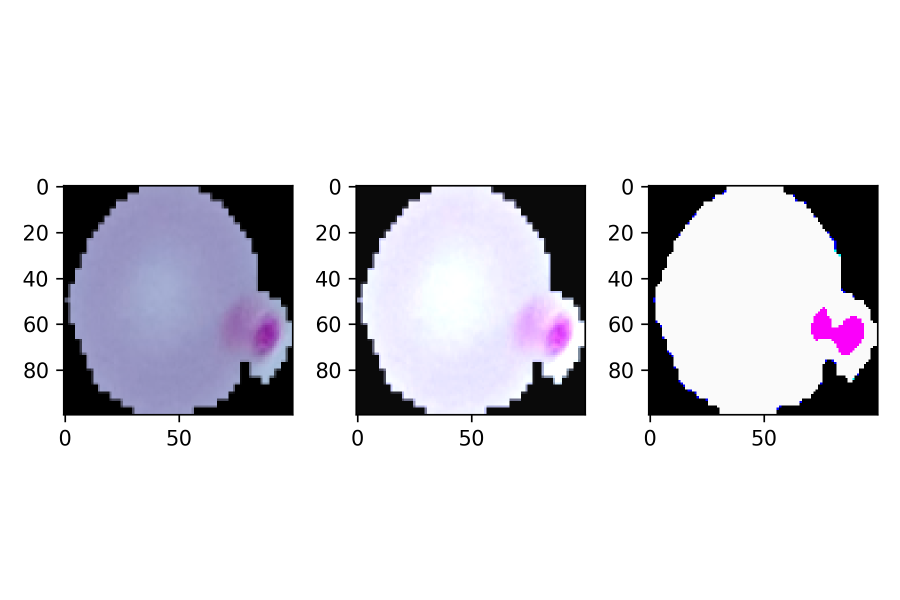
#> input picture contrast.png, 1800 x 1200 px (shown at 1/2 size)
$ python -i feature_engineering.py   (imports and definitions only)   (older library calls are emulated)
#> lines starting #> are read from the running program, lines starting #| are printed output that depends on the picture; after the words box and inside, x2 and y2 are one past the last pixel; in counts of white or black regions, pixels touching at a corner belong together
import cv2
import numpy as np
from sklearn.cluster import KMeans

from preprocessing import PreProcessing
class FeatureEngineering:

    def __init__(self):
        self.PP = PreProcessing()

    def find_contours_and_centers(self,img_input):
        try:
            img, contours_raw, hierarchy = cv2.findContours(img_input, cv2.RETR_TREE,cv2.CHAIN_APPROX_SIMPLE)
        except:
            contours_raw, hierarchy = cv2.findContours(img_input, cv2.RETR_TREE,cv2.CHAIN_APPROX_SIMPLE)
        contours = [i for i in contours_raw]
        contour_centers = []

        for idx, c in enumerate(contours):
            M = cv2.moments(c)
            try:
                cX = int(M["m10"] / M["m00"])
                cY = int(M["m01"] / M["m00"])
            except:
                cX = int(M["m10"] / (M["m00"] + 0.0001))
                cY = int(M["m01"] / (M["m00"] + 0.0001))
            samp_bounds = cv2.boundingRect(c)
            contour_centers.append(((cX,cY), samp_bounds))
        contour_centers = sorted(contour_centers, key=lambda x: x[0])

        return (contours, contour_centers)

    def sortresponse1(self,kp1):
        return kp1[0].response

    # [52 lines left out: functions calculate_histogram, kmeans, surf_features, not called in this run]

>>> import cv2
>>> picture = cv2.imread('../contrast.png', cv2.IMREAD_GRAYSCALE)
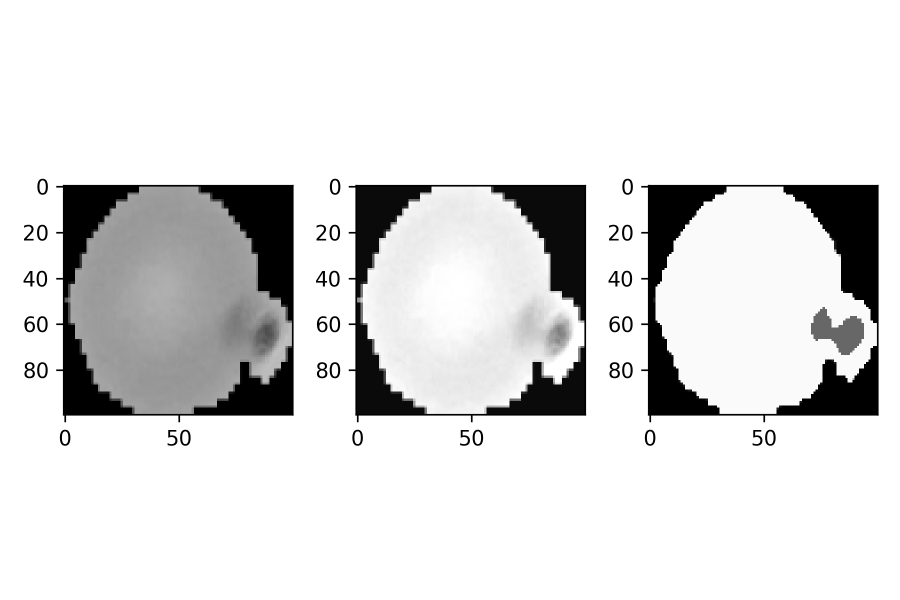
#> picture: shape (1200, 1800) (shown at 1/2 size); min 0, max 255, mean 222.1
>>> result = FeatureEngineering().find_contours_and_centers(picture)
#> in find_contours_and_centers, `img, contours_raw, hierarchy = cv2.findContours(img_input, cv2.RETR_TR..`: contours_raw = 76 contours; largest, box (x1, y1, x2, y2) and area: (0, 0, 1800, 1200) 2157001, (1282, 369, 1758, 845) 213799, (697, 369, 1173, 845) 213799, (112, 369, 588, 845) 213799, (714, 373, 1169, 828) 206116
#> in find_contours_and_centers, `contours = [i for i in contours_raw]`: contours has the same summary as contours_raw
#> the loop in find_contours_and_centers, `for idx, c in enumerate(contours):` made 76 passes
#> (cX, cY, samp_bounds) on passes 2 to 13: (1540, 875, (1530, 859, 22, 33)), (1540, 875, (1534, 862, 14, 27)), (1514, 873, (1505, 859, 20, 33)), (1299, 875, (1289, 859, 22, 33)), (1299, 875, (1293, 862, 14, 27)), (955, 875, (945, 859, 22, 33)), (955, 875, (949, 862, 14, 27)), (929, 873, (920, 859, 20, 33)), (714, 875, (704, 859, 22, 33)), (714, 875, (708, 862, 14, 27)), (370, 875, (360, 859, 22, 33)), (370, 875, (364, 862, 14, 27))
#> (c, cX, cY, samp_bounds) on pass 1: ([[0, 0], [0, 1199], [1799, 1199], [1799, 0]], 899, 599, (0, 0, 1800, 1200))
#> after the loop in find_contours_and_centers, `for idx, c in enumerate(contours):`: contour_centers = 76 items
